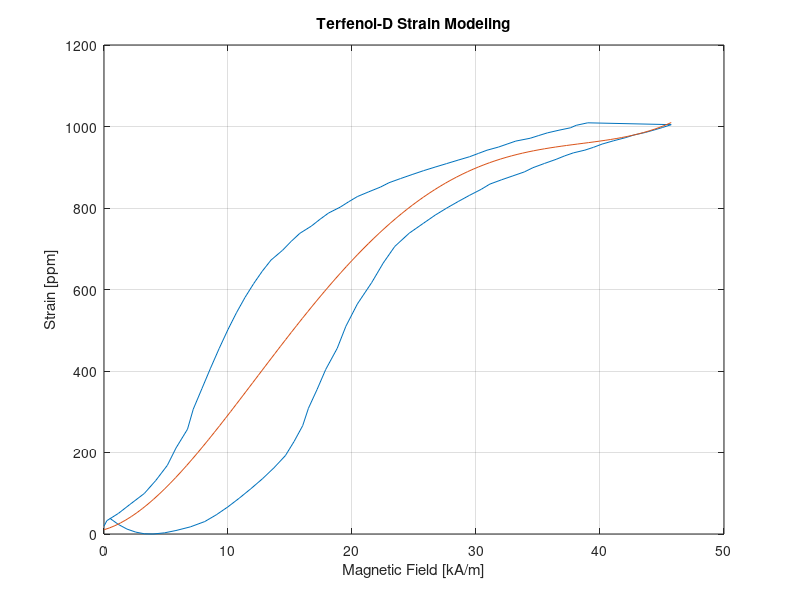
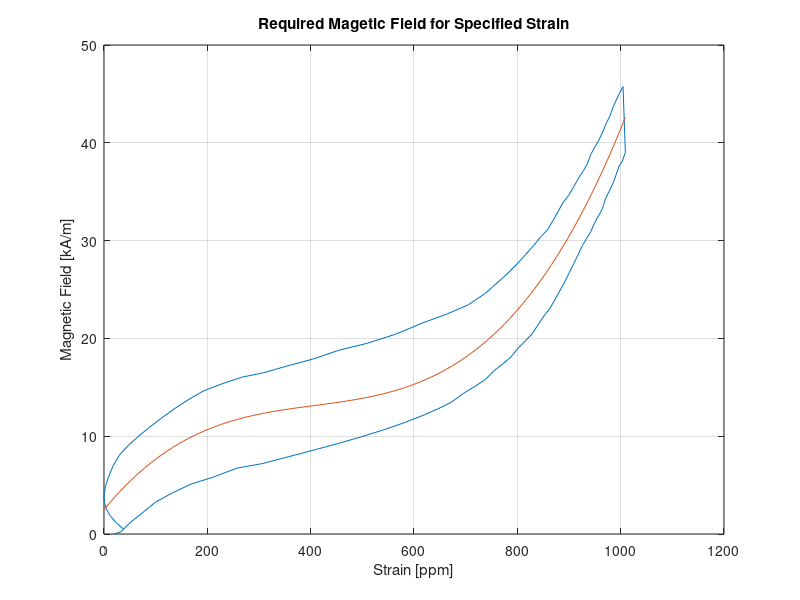

These figures' MATLAB source, in order: (Note: this script raises an error after producing the figures.)
%% Initializing Matlab
format compact
clear all
close all
clc
%% Raw Data assign
HH = [0.464409349
1.161022577
1.857635806
2.554249034
3.250863854
3.947477082
4.87629578
5.805114479
6.966138648
8.127161225
9.055979924
9.984797031
10.91361573
11.84243284
12.77125154
13.70007023
14.62888893
15.32550216
16.02211698
16.48652633
17.18313956
17.87975279
18.80857148
19.50518471
20.43400182
21.5950244
22.5238431
23.45266179
24.61368437
25.77470695
26.70352565
27.63234435
28.56116145
29.48998015
30.41879885
31.11541208
32.04423078
32.97304948
33.90186817
34.59848299
35.52730169
36.4561188
37.15273203
37.84934526
38.77816236
39.47477559
40.17139041
41.10020911
42.02902781
42.72564263
43.65446133
44.35107455
45.04768937
45.7443026
46.67311971
47.36973294
48.29855164
48.99516486
49.69177809
50.38839291
51.31721161
52.24603031
53.17484901
54.10366771
54.80028093
55.49689416
55.96130192
56.65791515
57.35452838
58.28334708
59.21216577
60.14098447
61.06980317
61.76641799
62.46303122
63.15964445
63.85625768
64.5528709
65.48168801
66.41050671
67.10712153
68.03594023
68.73255346
69.42916828
70.1257815
70.82239473
71.51900955
72.21562437
72.9122376
73.60885083
74.30546406
75.00207728
75.69869051
76.39530374
76.85971309
77.55632791
78.25294114
79.18175984
80.11057853
81.03939723
81.96821593
82.89703463
83.59364786
84.29026109
84.98687432
85.45128207
85.91569142
86.61230465
87.076714
87.77332882
88.70214752
89.39876075
90.09537557
90.79199039
91.48860361
91.95301296
92.64962619
93.34623942
94.04285265
94.73946588
95.4360791
96.13269392
96.82930715
97.52592038
98.2225352
98.91915002
99.61576325
100.0801726
100.7767874
101.2411968
101.93781
102.6344232
103.3310365
103.7954442
104.4920574
104.9564668
105.1886723
105.6530816
106.3496964
106.8141058
107.510719
108.2073322
108.9039471
109.3683564
110.0649696
110.7615829
111.4581961
112.1548093
112.8514225
113.3158319
113.7802412
114.2446506
114.7090599
115.1734693
115.8700825
116.3344919
117.0311067
117.495516
117.9599254
118.4243347
119.1209496
119.5853589
120.0497683
120.7463815
121.2107908
121.6751986
122.1396063
122.6040141
123.0684235
123.5328328
123.9972421
124.4616515
125.1582663
125.6226757
126.087085
126.5514944
127.0159037
127.2481076
127.7125169
128.1769263
128.6413356
129.105745
129.8023582
130.266766
130.7311737
131.1955831
131.6599924
132.1244018
132.5888111
133.0532205
133.5176298
133.9820392
134.2142447
134.678654
135.1430633
135.3752672
135.8396766
136.3040859
136.7684953
137.2329046
137.697314
138.1617233
138.3939272
138.6261327
138.8583381
139.3227475
139.5549514
140.0193607
140.2515646
140.7159724
140.9481762
141.4125856
141.8769949
142.3414043
142.8058136
143.270223
143.5024269
143.7346307
143.9668346
144.1990401
144.4312456
144.8956549
145.3600643
145.8244736
146.0566775
146.2888814
146.2888814
146.2888814
146.5210868
146.7532923
147.2177017
147.4499071
147.9143165
148.1465204
148.3787242
148.3787242
148.6109281
148.843132
149.0753359
149.3075397
149.5397436
150.004153
150.2363584
150.4685639
150.7007694
150.9329749
150.9329749
150.9329749
151.1651787
151.1651787
151.3973826
151.6295865
151.8617904
151.8617904
152.0939943
152.3261997
152.5584052
152.5584052
152.7906107
153.0228161
153.0228161
153.25502
153.4872255
153.4872255
153.7194294
153.7194294
153.4872255
153.7194294
153.9516332
153.9516332
154.1838371
154.416041
154.416041
154.6482465
154.6482465
154.6482465
154.6482465
154.6482465
154.6482465
154.8804519
155.1126574
155.3448629
155.5770684
155.3448629
155.3448629
155.3448629
155.3448629
155.3448629
155.5770684
155.3448629
155.3448629
155.3448629
155.3448629
155.3448629
155.3448629
155.3448629
155.1126574
154.8804519
154.6482465
154.6482465
154.416041
154.416041
154.416041
154.416041
154.416041
154.1838371
153.9516332
153.7194294
153.4872255
153.2550216
153.2550216
153.2550216
153.2550216
153.2550216
153.2550216
153.0228161
152.7906107
152.5584052
152.3261997
152.3261997
152.3261997
152.3261997
152.0939958
151.861792
151.3973826
151.1651787
150.9329749
150.7007694
150.4685639
150.2363584
150.004153
149.7719475
149.7719475
149.5397436
149.3075397
149.0753359
148.843132
148.6109281
148.3787242
148.1465204
147.9143165
147.6821126
147.4499087
147.2177032
146.9854978
146.7532923
146.288883
145.8244736
145.5922697
145.1278604
144.663451
144.4312456
143.9668362
143.7346307
143.5024269
143.270223
143.0380191
143.0380191
142.5736098
142.3414043
142.1091988
141.8769933
141.412584
140.9481762
140.4837685
140.0193607
139.554953
139.0905436
138.8583381
138.6261327
138.1617233
137.9295179
137.4651085
137.0006992
136.5362898
136.3040843
135.6074711
135.1430618
134.6786524
134.2142431
133.5176298
133.0532205
132.8210166
132.5888127
132.1244034
131.659994
131.4277886
130.9633792
130.266766
129.8023582
129.5701543
128.8735411
128.4091318
127.9447224
127.4803131
126.7836982
126.3192889
125.6226757
125.1582663
124.693857
124.2294476
123.7650383
123.3006289
122.8362196
122.1396063
121.4429931
120.7463799
120.2819705
119.5853573
119.120948
118.8887441
118.4243347
117.7277215
117.2633122
116.5666973
116.102288
115.4056748
114.7090599
114.2446506
113.7802412
113.0836264
112.6192171
112.1548093
111.6904
110.9937867
110.2971735
109.6005603
109.1361509
108.2073322
107.7429229
107.0463097
106.3496948
105.65308
105.1886707
104.4920574
103.7954442
103.3310365
102.6344232
101.93781
101.2411968
100.7767874
100.0801726
99.38355937
98.68694614
97.99033132
97.2937165
96.59710327
96.13269392
95.4360791
94.73946588
94.04285265
93.5784433
92.88183007
92.18521684
91.48860361
90.79199039
89.86317169
89.16655687
88.46994364
87.77332882
87.076714
86.38010077
85.68348754
84.98687432
84.29026109
83.36144398
82.66483075
81.73601205
81.03939723
80.34278401
79.64616919
78.94955437
78.25294114
77.55632791
76.85971309
76.16309986
75.23428275
74.53766953
73.60885083
72.68003372
71.98342049
71.51901114
70.82239632
70.1257831
69.42916828
68.73255346
67.80373476
66.87491606
66.17830124
65.24948413
64.32066703
63.39184833
62.6952351
61.76641799
61.06980317
60.37318835
59.67657512
58.74775643
58.05114161
57.35452838
56.42571127
55.49689257
54.80027934
53.87146224
52.94264354
52.24602872
51.54941549
50.62059679
49.92398197
49.22736874
48.53075552
47.60193682
46.90532359
46.20871036
45.27989166
44.35107296
43.42225426
42.49343557
41.33241299
40.63579976
39.70698106
39.01036783
38.08155073
37.61714138
36.68832268
35.75950557
35.06289234
34.36627752
33.20525495
32.50864172
31.8120269
30.8832082
30.18659497
29.48998015
28.56116145
27.63234435
26.70352565
25.77470695
24.84588984
23.91707114
22.98825244
22.29163922
21.36282052
20.43400182
19.73738859
19.04077536
18.11195666
17.41534344
16.71873021
15.78991151
15.09329669
14.39668346
13.46786476
12.77124994
12.07463672
11.37802349
10.68141026
9.984797031
9.288183803
8.591570575
7.894957346
7.198342527
6.733933177
5.805114479
5.108499659
4.179680961
3.250862262
2.089839684
1.161022577
0.23220547
0
];

SS = [
    38.7236
23.43796
12.02468
4.68758
0.61142
0
2.85332
8.55996
17.52754
30.57128
47.07978
66.4416
88.0453
111.07566
135.3289
162.23164
192.3953
226.83896
265.76642
308.56622
354.62696
403.74484
455.71602
509.72528
564.54978
617.3362
665.23122
705.78914
738.19472
762.85556
782.42118
799.7449
815.84578
831.33522
845.80564
858.64558
869.03982
878.82262
888.60544
898.99968
909.39392
919.38054
927.9405
935.2776
942.00328
948.93278
956.88132
965.03368
972.3708
979.09648
985.41454
991.325
997.64306
1004.57256
1011.29824
1017.2087
1022.3039
1026.9915
1031.8829
1037.58954
1043.70378
1049.61424
1054.91326
1059.80466
1064.28846
1068.97606
1074.07126
1079.37028
1084.26168
1088.33784
1092.2102
1096.28638
1100.77018
1105.45778
1110.3492
1114.833
1118.50156
1121.9663
1125.83868
1129.91484
1133.7872
1137.86336
1141.3281
1144.58902
1148.05378
1152.12996
1156.00234
1160.07852
1163.54328
1166.6004
1169.45372
1172.71464
1175.97558
1179.23652
1182.49746
1185.35078
1188.2041
1191.26122
1194.52214
1197.78308
1201.24782
1204.10114
1206.54684
1209.19636
1211.84586
1214.29156
1217.3487
1220.40584
1222.85154
1225.50106
1228.5582
1231.0039
1233.6534
1236.50672
1238.74862
1240.7867
1243.0286
1245.0667
1247.5124
1250.36572
1252.60762
1254.84952
1257.49902
1259.74092
1261.779
1264.4285
1266.8742
1268.50468
1270.54276
1272.37704
1274.00752
1276.2494
1279.10272
1281.14082
1283.1789
1285.42078
1287.05126
1288.68172
1290.9236
1292.75788
1294.38836
1296.22264
1297.85312
1299.27978
1301.52168
1303.55976
1305.39404
1307.2283
1308.85878
1310.28544
1312.11972
1313.95398
1315.38064
1317.0111
1318.43776
1319.66062
1321.2911
1323.3292
1324.95968
1326.79396
1328.42442
1329.64726
1331.07392
1332.70438
1333.92722
1335.35388
1336.98436
1338.0034
1339.22626
1341.06054
1342.4872
1343.71004
1345.3405
1346.56334
1347.37858
1348.80524
1350.0281
1351.25096
1352.67762
1353.90046
1354.7157
1356.34616
1357.77282
1358.99568
1360.42234
1361.849
1362.46044
1363.27568
1364.29472
1365.31378
1366.33282
1367.75948
1368.5747
1369.59374
1370.81658
1372.03944
1373.05848
1374.28134
1375.30038
1375.9118
1376.72702
1377.54226
1378.5613
1379.58036
1380.80322
1381.61846
1382.43368
1383.45272
1384.06414
1384.87938
1385.69462
1386.30606
1386.71368
1387.73272
1388.54794
1389.36316
1390.3822
1391.40124
1391.80886
1392.4203
1393.03174
1393.64316
1394.2546
1395.06984
1395.47746
1396.08888
1396.7003
1397.31172
1397.92314
1398.94218
1399.5536
1400.16504
1400.77646
1401.38788
1401.7955
1402.40694
1402.81456
1403.22218
1403.8336
1404.2412
1404.85262
1405.66784
1406.07546
1406.27928
1406.6869
1407.09452
1407.29834
1407.70596
1408.11358
1408.3174
1408.5212
1408.92882
1409.33644
1410.15166
1410.76308
1411.1707
1411.3745
1411.7821
1411.7821
1411.9859
1412.39352
1412.59732
1412.80114
1413.41258
1413.6164
1413.8202
1414.43164
1414.63544
1414.43162
1414.63542
1414.63542
1414.4316
1414.63542
1414.83924
1415.04306
1415.45068
1415.8583
1416.0621
1416.2659
1416.4697
1416.4697
1416.2659
1416.2659
1416.2659
1416.2659
1416.46972
1416.87734
1417.08116
1417.28498
1417.4888
1417.28498
1417.28498
1417.28498
1417.08116
1416.87734
1416.87734
1416.67352
1416.4697
1416.67352
1416.67352
1416.67352
1416.87734
1416.67354
1416.26592
1416.06212
1415.85832
1415.4507
1415.24688
1415.24688
1415.24688
1415.04306
1414.83924
1414.63544
1414.22782
1413.8202
1413.6164
1413.4126
1413.20878
1412.80116
1412.39354
1411.98592
1411.5783
1411.3745
1411.3745
1411.1707
1410.9669
1410.7631
1410.35548
1409.74406
1409.33644
1408.725
1408.31738
1407.90976
1407.70594
1407.29832
1407.09452
1406.6869
1406.07548
1405.66786
1405.26024
1404.64882
1404.0374
1403.62978
1402.81456
1402.20314
1401.5917
1400.98026
1400.57264
1400.36882
1399.55358
1398.94216
1398.33074
1397.51552
1396.49648
1396.08886
1395.47744
1394.4584
1393.84696
1393.23554
1392.4203
1391.80886
1391.40124
1390.3822
1389.56696
1388.75174
1387.5289
1386.50986
1385.89844
1384.8794
1384.06416
1383.45274
1382.84132
1381.82228
1381.21086
1380.19182
1379.17276
1378.1537
1377.13466
1375.708
1374.68896
1373.66992
1372.44708
1371.63184
1371.0204
1370.00136
1369.18614
1368.3709
1366.94424
1365.51758
1364.49852
1363.07184
1361.64518
1360.82994
1359.8109
1358.58806
1357.56902
1356.54998
1355.12332
1353.90048
1352.47382
1350.84336
1349.4167
1348.19384
1346.76718
1345.54432
1344.52528
1343.09862
1341.67196
1340.4491
1339.02244
1337.39196
1336.1691
1334.53864
1332.70436
1331.2777
1329.85104
1328.22058
1326.99772
1325.77488
1323.9406
1322.51394
1320.88346
1319.0492
1317.41872
1315.99206
1313.95398
1312.11972
1310.48924
1308.65496
1306.82068
1305.39402
1303.55974
1301.52166
1299.68738
1297.85312
1295.81504
1293.98076
1292.14648
1290.1084
1288.27412
1286.43984
1284.40176
1282.56748
1280.5294
1278.2875
1276.24942
1274.21132
1271.76562
1269.72754
1267.68946
1265.24374
1262.79804
1260.75996
1258.51806
1256.07236
1254.03428
1251.9962
1249.5505
1247.1048
1244.65908
1242.00958
1239.36006
1236.71054
1233.85722
1231.20772
1228.762
1226.1125
1223.6668
1221.22108
1218.57156
1215.51444
1212.86492
1209.80778
1206.75066
1203.89734
1201.04402
1197.9869
1195.3374
1192.48408
1189.22314
1186.166
1183.10886
1179.4403
1175.97556
1172.71462
1169.24988
1165.78514
1162.72802
1159.46708
1156.20616
1152.94522
1149.27666
1145.40428
1141.73572
1137.65954
1133.58338
1129.71102
1125.83866
1121.7625
1117.89014
1113.81396
1109.53398
1105.45782
1101.17782
1096.69402
1092.21024
1087.72644
1082.83502
1078.14744
1073.45984
1068.36462
1063.47322
1058.78562
1053.6904
1048.5952
1043.7038
1038.20098
1032.49434
1026.7877
1020.87724
1014.96678
1009.05632
1002.94208
996.82782
990.91738
984.3955
977.87362
971.14792
964.21842
956.8813
949.5442
941.79948
933.85096
925.90244
917.5463
908.98634
900.42638
891.6626
882.08358
872.30076
862.11032
851.30846
839.89518
828.07428
815.43814
801.98678
787.72018
772.23072
755.51842
737.78708
718.01764
696.21012
672.16072
645.258
614.68672
580.8545
542.9461
500.96152
455.30838
407.00574
356.66502
306.3243
257.20644
210.9419
168.5497
131.45654
99.4586
72.55586
50.54452
32.81318
19.158
9.7828
4.27996
2.44568
4.48376
9.78278
18.13892
30.97886
47.48736
67.2568
89.67574
113.92898
139.40506
167.32684
198.71336
234.37988
274.73398
319.57188
368.28214
419.84572
474.0588
529.90234
585.74588
638.5323
685.20446
723.52048
753.68416
776.30692
794.44588
810.95438
827.25906
842.74852
856.81132
868.83604
878.82266
888.19786
897.98066
908.3749
918.97294
928.95956
937.1119
944.0414
950.97088
958.308
966.25654
974.40888
981.74598
987.86024
993.56688
999.27352
1005.7954
1012.9287
1019.8582
1025.76864
1030.86386
1035.75526
1040.85048
1046.55712
1052.67138
1058.37802
1063.26942
1067.75322
1072.237
1077.1284
1082.63122
1087.72644
1092.21022
1096.08258
1099.75114
1103.4197
1108.31112
1113.40634
1118.29776
1122.57774
1126.4501
1129.50722
1133.17578
1137.45576
1141.53194
1145.4043
1148.86904
1151.92616
1154.98328
1158.65182
1162.5242
1166.39656
1170.06512
1173.12226
1175.97558
1179.2365
1182.70126
1185.75838
1188.8155
1191.66882
1194.11454
1196.96786
1200.4326
1204.10116
1207.3621
1210.21542
1212.4573
1214.6992
1217.1449
1219.79442
1222.85154
1225.70488
1227.94678
1230.18868
1232.83818
1235.4877
1238.34102
1241.39814
1243.84384
1245.67812
1247.7162
1249.95808
1252.19998
1254.64568
1257.09138
1259.12946
1261.16756
1263.40946
1265.85516
1268.50468
1270.95038
1272.78464
1274.61892
1276.4532
1278.08366
1280.12176
1282.36366
1284.19794
1285.8284
1287.8665
1289.49696
1291.53504
1293.77692
1295.6112
1297.03786
1298.66834
1300.29882
1301.72548
1303.76358
1305.80166
1307.43212
1308.85878
1310.48926
1311.91592
1313.54638
1315.58446
1317.21492
1318.64158
1320.06824
1321.2911
1322.71776
1324.55204
1326.1825
1327.60916
1329.23962
1330.46248
1331.68534
1333.31582
1334.74248
1335.76154
1336.98438
1338.00342
1339.02246
1340.65292
1342.48718
1343.71004
1345.1367
1346.35954
1347.17478
1348.19384
1349.6205
1350.63954
1351.65858
1352.67762
1353.69666
1354.7157
1356.14236
1357.36522
1358.38426
1359.4033
1360.21854
1360.82996
1361.849
1362.86804
1363.68328
1364.70232
1365.72138
1366.74042
1367.96328
1369.18612
1370.20516
1371.2242
1371.83564
1372.44706
1372.85468
1373.66992
1374.28134
1375.09656
1376.1156
1377.13464
1377.94988
1378.96892
1379.78416
1380.19178
1380.80322
1381.21084
1381.41466
1382.02608
1382.84132
1383.45274
1384.26796
1385.08318
1385.69462
1386.30604
1386.91746
1387.5289
1387.93652
1388.54794
1388.75176
1389.15938
1389.36318
1389.9746
1390.1784
1390.99362
1391.40124
1392.01266
1392.6241
1393.23554
1393.43936
1393.84698
1394.2546
1394.05078
1394.25458
1394.6622
1395.06982
1395.47744
1396.29268
1396.7003
1396.9041
1397.1079
1397.1079
1397.1079
1397.3117
1397.3117
1397.3117
1397.92312
1398.33074
1398.53456
1399.14598
1399.5536
1399.3498
1399.5536
1399.5536
1399.3498
1399.5536
1399.7574
1399.7574
1399.9612
1400.36882
1400.36882
1400.57264
1400.77646
1400.98028
1400.98028
1401.1841
1400.98028
1400.77646
1400.77646
1400.77646
1400.57264
1400.77646
1400.98028
1400.77646
1400.77646
1400.98028
1400.57266
1400.36884
1400.16504
1399.75742
1399.5536
1399.7574
1399.5536
1399.5536
1399.7574
1399.34978
1398.94216
1398.94216
1398.73834
1398.12692
1397.92312
1397.71932
1397.3117
1397.1079
1397.1079
1397.1079
1397.1079
1397.1079
1396.9041
1396.7003
1396.29268
1395.68126
1395.27364
1394.86602
1394.4584
1394.2546
1394.2546
1394.0508
1393.84698
1393.64316
1393.43934
1392.8279
1392.42028
1392.01266
1391.40124
1390.99362
1390.58602
1389.77078
1389.36318
1389.15938
1388.54796
1388.34414
1388.34414
1387.5289
1386.71366
1386.10224
1385.287
1384.47176
1384.26794
1383.86032
1383.04508
1382.63748
1382.02606
1381.21084
1380.3956
1379.98798
1379.17274
1378.56132
1377.74608
1377.13466
1376.52324
1375.91182
1374.89278
1374.28136
1373.66994
1372.6509
1371.83566
1371.22422
1370.20518
1368.98232
1368.16708
1367.14804
1366.129
1365.51756
1364.90614
1363.8871
1363.27566
1362.46042
1361.44138
1360.42234
1359.6071
1358.18044
1356.9576
1355.93856
1354.9195
1353.90046
1353.28904
1352.4738
1351.45476
1350.43572
1349.21286
1347.99
1346.97096
1345.7481
1344.32144
1343.3024
1342.07956
1340.6529
1339.63386
1338.81864
1337.5958
1336.37294
1335.3539
1333.92724
1332.50058
1331.27772
1329.85106
1328.4244
1327.20154
1325.77488
1324.34822
1323.32918
1321.90252
1320.47586
1319.0492
1317.62254
1315.78826
1314.3616
1312.73114
1311.10066
1309.674
1308.04354
1306.41306
1305.1902
1303.76354
1301.92926
1300.5026
1299.07594
1297.03786
1295.4074
1293.77694
1291.94266
1290.1084
1288.68174
1286.84746
1285.21698
1283.58652
1281.75224
1279.71416
1277.87988
1275.8418
1273.8037
1271.96942
1269.93134
1267.89326
1266.05898
1264.2247
1261.9828
1260.14852
1258.31424
1256.27616
1254.23808
1252.4038
1249.9581
1247.5124
1245.0667
1242.621
1240.1753
1238.1372
1236.0991
1233.6534
1231.4115
1228.9658
1226.3163
1223.8706
1221.6287
1218.9792
1216.32968
1214.08778
1211.43828
1208.99258
1206.54686
1204.10116
1201.45164
1198.59832
1195.33738
1192.28026
1189.42694
1186.36982
1183.5165
1181.0708
1178.21748
1175.16036
1172.30704
1169.2499
1165.98896
1162.93184
1159.46708
1155.79852
1152.33378
1148.86904
1145.40428
1142.14336
1138.88242
1135.62148
1132.15672
1128.48818
1124.81962
1121.15108
1117.0749
1112.79492
1108.71874
1104.84638
1100.7702
1096.89784
1093.22928
1088.9493
1084.87312
1080.38932
1075.90554
1071.21796
1066.93798
1061.84276
1056.95136
1052.05994
1047.16852
1042.27712
1037.58952
1032.69812
1027.3991
1022.10008
1016.39344
1010.483
1004.77636
999.06972
992.95546
987.045
981.33836
975.02028
968.70222
962.38416
955.65848
948.32136
941.18806
933.64714
926.10622
918.3615
910.61678
902.46444
894.3121
885.75214
876.78456
867.61318
858.03418
847.84374
837.2457
826.24002
814.41912
802.1906
789.75828
776.3069
762.24412
747.7737
732.28426
715.57196
698.04442
679.09022
658.50556
636.90184
613.66766
588.80302
562.71552
535.40516
506.26054
476.7083
447.15606
417.1962
387.84778
359.72218
332.20802
305.7129
281.25586
258.22548
237.2332
218.4828
201.56668
186.28104
172.82968
160.39736
149.18788
139.20126
130.23368
121.87752
114.74422
108.22236
102.31192
97.0129
92.52912
70.31398
49.11788
28.94082
9.579
];
max_ppm = 1010; %[ppm] - max required Strain value

%UNCOMMENT LEXT LINE FOR MAXIMUM DATA PMM 
%max_ppm = max(SS+1)

% Creating S-H data for required Strain value
j=1;
for i=1:length(HH)
    if SS(i)<1010
    S(j) =SS(i);
    H(j)=HH(i);
    j=j+1;
    end
end

%% 
figure('Name','HS DATA')
plot(H,S); %Plotting raw data
hold 'on'
hspoly = polyfit(H,S,4); %Polynomial fit: Strain(Magnetic field)
hbase = linspace(0,max(H),length(H)); % X axis 
hsval = polyval(hspoly,hbase); %Y axis
plot(hbase,hsval); % ploting polynomial fitting: Strain as function of Magnetic fiels intensity
grid 'on'
ylabel('Strain [ppm]')
xlabel('Magnetic Field [kA/m]')
title('Terfenol-D Strain Modeling')
%% Raw Data Plotting
figure('Name','SH DATA')
plot(S,H)
hold 'on'
grid 'on'
xlabel('Strain [ppm]')
ylabel('Magnetic Field [kA/m]')
title('Required Magetic Field for Specified Strain')

%% Polynomial Modeling of Raw Data
shpoly = polyfit(S,H,3);
sbase = linspace(0,max(S));
shval = polyval(shpoly,sbase);
plot(sbase,shval);
%% Raw Data vs. Polynomial Data

for i = 1:length(H)
    dif_s(i) = S(i)-polyval(hspoly,H(i));
end
%%%%%%%%%%%%%%%%%%%%%%%%%%%%%%%%%%%%%%%%%%%%%%%%%
CircName = 'Coil';

%% 
casename ='TerfenolD Plunger 01';
fig_dir = [casename '_Analysis figs__' datestr(now,'mmmm dd, yyyy HH;MM;SS')];
mkdir (fig_dir); %Create a new sub-folder for simulation figs
i_vec = 0:0.1:10;
z = linspace(-50,50,length(i_vec));
%axis_data = zeros(length(i_vec),14);
%% Open existing problem
openfemm;

opendocument('H:\Terfenol_D_Pneumatic_Valve\FEMM\Terfenol_Solenoid_2.FEM') %load FEMM problem
for i = 1:length(i_vec)
mi_setcurrent(CircName,i_vec(i)) %Set the current to 0
mi_analyze(1)

mi_loadsolution
mo_selectblock(15,50)
mo_savebitmap([ fig_dir '\' num2str(i_vec(i)) '.bmp']);

AJ_sol(i) = mo_blockintegral(0); 
A_sol(i) = mo_blockintegral(1);
MFE_sol(i) =  mo_blockintegral(2);
HL_sol(i) =  mo_blockintegral(3);
RL_sol(i) =  mo_blockintegral(4);
Bcsa_sol(i) =  mo_blockintegral(5);
Tl_sol(i) =  mo_blockintegral(6);
Tc_sol(i) =  mo_blockintegral(7);
IoBr_sol(i) =  mo_blockintegral(8);
IoBz_sol(i) =  mo_blockintegral(9);
Bv_sol(i) =  mo_blockintegral(10);
r_SS_LorentzForce_sol(i) =  mo_blockintegral(11);
z_SS_LorentzForce_sol(i) =  mo_blockintegral(12);
r_2x_LorentzForce_sol(i) =  mo_blockintegral(13);
z_2x_LorentzForce_sol(i) =  mo_blockintegral(14);
SS_Lorents_torque_sol(i) =  mo_blockintegral(15);
Lorentz_torque_x2_component_sol(i) =  mo_blockintegral(16);
Magnetic_field_coenergy_sol(i) =  mo_blockintegral(17);
r_SS_weighted_stress_tensor_force_sol(i) =  mo_blockintegral(18);
z_SS_weighted_stress_tensor_force_sol(i) =  mo_blockintegral(19);
r_2x_weighted_stress_tensor_force_sol(i) =  mo_blockintegral(20);
r_2x_weighted_stress_tensor_force_sol(i) =  mo_blockintegral(21);
SS_weighted_stress_tensor_torque_sol(i) =  mo_blockintegral(22);
two_component_of_weighted_stress_tensor_torque_sol(i) =  mo_blockintegral(23);
R2_sol(i) =  mo_blockintegral(24); %Moment of inertia/density

%% line
mo_clearblock
mo_addcontour(15,-50);
mo_addcontour(15,50);
axis_data(i,:) = mo_lineintegral(1);


end
closefemm

%% Create I-H Polynome
H = axis_data(:,1);
H=H';
plot(i_vec,H)
grid on
xlabel('Current [A]')
ylabel('Magnetic Field Intensity [T]')
hold on

%% 1st order polynom
ihpoly1 = polyfit(i_vec,H,1);
ihpolyval1 = polyval(ihpoly1,i_vec);
plot(i_vec,ihpolyval1);
hold on

%% 2nd order polynom
ihpoly2 = polyfit(i_vec,H,2);
ihpolyval2 = polyval(ihpoly2,i_vec);
plot(i_vec,ihpolyval2);
hold on
%% 3rd order polynom
ihpoly3 = polyfit(i_vec,H,3);
ihpolyval3 = polyval(ihpoly3,i_vec);
plot(i_vec,ihpolyval3);
hold on
legend('Raw Data','1st order', '2nd order', '3rd order')
%%

for i=1:length(i_vec)
    h=polyval(ihpoly3,i_vec(i));
    s(i) = polyval(shpoly,h);
end
close all
plot(i_vec,s);
title('Terfenol-D Plunger Simulation')
grid on
xlabel('Current [A]')
ylabel('Plunger Strain [ppm]')
hold on
%% Polynomial fitting and compearing
min_ord = 1;
max_ord = 5;
subp = max_ord-min_ord+1;
for order = min_ord:max_ord
    tdpoly = polyfit(i_vec,s,order);
    td_plunger = polyval(tdpoly,i_vec);
    figure(1)
    polydiff = td_plunger-s;
    plot(i_vec,polydiff);
    RMS=rms(polydiff);
    title('f1')

    figure(2)
    plot(i_vec,td_plunger)
    hold on
    plot(i_vec,s)
    hold off
    %title(['Polynom order: ' num2str(order) ; 'RMS: ' num2str(RMS)])
end
%% Accuracy of polynomial fitting



